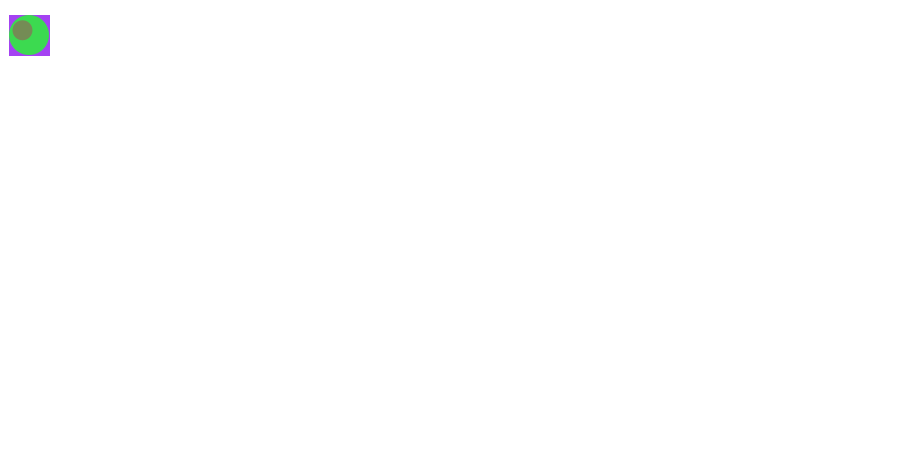
Frame 1 (no input)
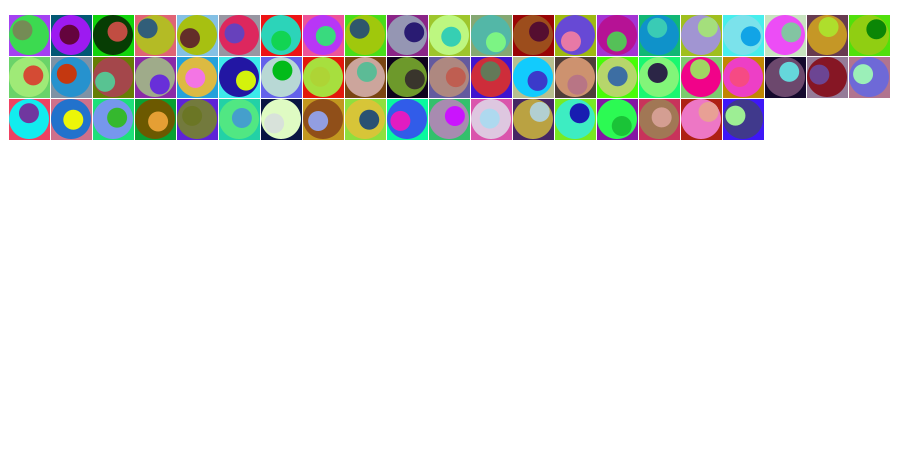
Frame 60 (the mouse pressed at the canvas centre just before this capture)
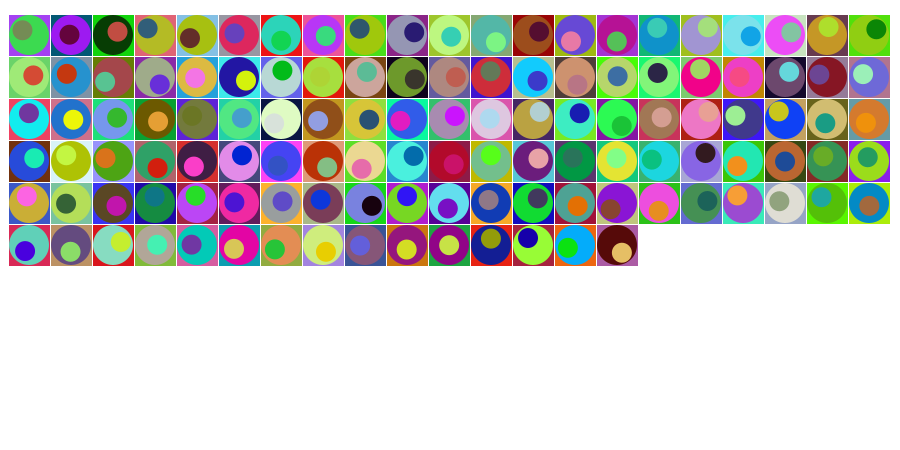
Frame 120 (the mouse held since frame 60 and released just before this capture)

The Processing sketch that drew these frames (run headless with seeded random() and noise(); from frame 60 on, the mouse is pressed at the canvas centre):

// Processing sketch: processing_110031
// ── processing_110031.pde

float L1, x, y, tamanho, intx, inty;
void setup() {
  // size(displayWidth, displayHeight);
  size(900, 450);
  frameRate(20);
  background(255);
  L1=25;
  tamanho=40;
  intx=(width-floor(width/(tamanho+2))*(tamanho+2))/2;
  inty=(height-floor(height/(tamanho+2))*(tamanho+2))/2;
  x=intx;
  y=inty;
}

void draw() {
  noStroke();
  
  //if the next column would fall out of the window,  it moves to the "next line"
  if (x+tamanho>width) {  
    y=y+tamanho+2;
    x=intx;
  }

  // if the line would fall out of the window it starts over
  if (y+tamanho>height) { 
   // save("bezier"+int(random(50))+".jpg");
    y=inty;
    background(255);
    tamanho = random(20, 150);  //randomly pics a new size for the tiles

    // this are used to center the tiles in the display window
    intx=(width-floor(width/(2+tamanho))*(2+tamanho))/2;  
    inty=(height-floor(height/(2+tamanho))*(2+tamanho))/2;
    x=intx;
    y=inty;
  }

  //this does the actual drawing of the tiles
  translate (x+tamanho/2, y+tamanho/2);
  fill(random(255), random(255), random(255));  //random colors
  rect(-tamanho/2, -tamanho/2, tamanho+1, tamanho+1); 
  fill(random(255), random(255), random(255));
  ellipse (0, 0, tamanho, tamanho);
  fill(random(255), random(255), random(255));
  ellipse (random(-tamanho/5, tamanho/5), random(-tamanho/5, tamanho/5), tamanho/2, tamanho/2); // eccentric ellipse

  x=x+tamanho+2; // this increments the position.
}
